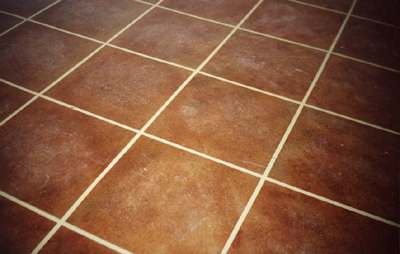
#> input picture data/rectification/img6.jpg, 400 x 254 px
$ python demo.py
#> lines starting #> are read from the running program, lines starting #| are printed output that depends on the picture; after the words box and inside, x2 and y2 are one past the last pixel; in counts of white or black regions, pixels touching at a corner belong together
### 06_image_rectification/rectify.py
"""Homography estimation (normalised DLT) and plane rectification."""
import cv2
import numpy as np


def _norm(pts):
    c = pts.mean(0)
    s = np.sqrt(2) / np.mean(np.linalg.norm(pts - c, axis=1))
    T = np.array([[s, 0, -s * c[0]], [0, s, -s * c[1]], [0, 0, 1]])
    return (T @ np.hstack([pts, np.ones((len(pts), 1))]).T).T, T


def homography(src, dst):
    """H such that dst ~ H src, from >= 4 point pairs."""
    (a, Ta), (b, Tb) = _norm(np.asarray(src, float)), _norm(np.asarray(dst, float))
    rows = []
    for (x, y, _), (u, v, _) in zip(a, b):
        rows.append([-x, -y, -1, 0, 0, 0, u * x, u * y, u])
        rows.append([0, 0, 0, -x, -y, -1, v * x, v * y, v])
    H = np.linalg.svd(np.array(rows))[2][-1].reshape(3, 3)
    H = np.linalg.inv(Tb) @ H @ Ta
    return H / H[2, 2]


def apply_h(H, pts):
    p = (H @ np.hstack([pts, np.ones((len(pts), 1))]).T).T
    return p[:, :2] / p[:, 2:3]


def rectify(img, quad, tile_px=140, out_size=None):
    """Map the image quadrilateral `quad` (TL, TR, BR, BL) onto an axis-aligned square and warp the whole image."""
    square = np.array([[0, 0], [tile_px, 0], [tile_px, tile_px], [0, tile_px]], float)
    H = homography(quad, square)
    h, w = img.shape[:2]
    corners = apply_h(H, np.array([[0, 0], [w, 0], [w, h], [0, h]], float))
    mn, mx = corners.min(0), corners.max(0)
    scale = 1.0
    if out_size:
        scale = out_size / max(mx - mn)
    T = np.array([[scale, 0, -mn[0] * scale], [0, scale, -mn[1] * scale], [0, 0, 1]])
    size = tuple(np.ceil((mx - mn) * scale).astype(int))
    return cv2.warpPerspective(img, T @ H, size), T @ H

### 06_image_rectification/demo.py
"""Rectify a perspective-distorted tiled floor and measure how homography error grows with click noise."""
import json
from pathlib import Path

import cv2
import matplotlib
import numpy as np

matplotlib.use("Agg")
import matplotlib.pyplot as plt

from rectify import apply_h, homography, rectify

HERE = Path(__file__).parent
DATA = HERE.parent / "data"
OUT = HERE / "results"
OUT.mkdir(exist_ok=True)
rgb = lambda im: cv2.cvtColor(im, cv2.COLOR_BGR2RGB)
rng = np.random.default_rng(0)

# 1. real image: four grout intersections around one tile (clicked by hand), assumed to be a square
img = cv2.imread(str(DATA / "rectification" / "img6.jpg"))
#> img is the input picture: shape (254, 400, 3); mean B, G, R 59.5, 85.1, 129.4
quad = np.array([[102, 44], [194, 73], [142, 131], [38, 94]], float)
rect, H = rectify(img, quad, tile_px=140, out_size=700)
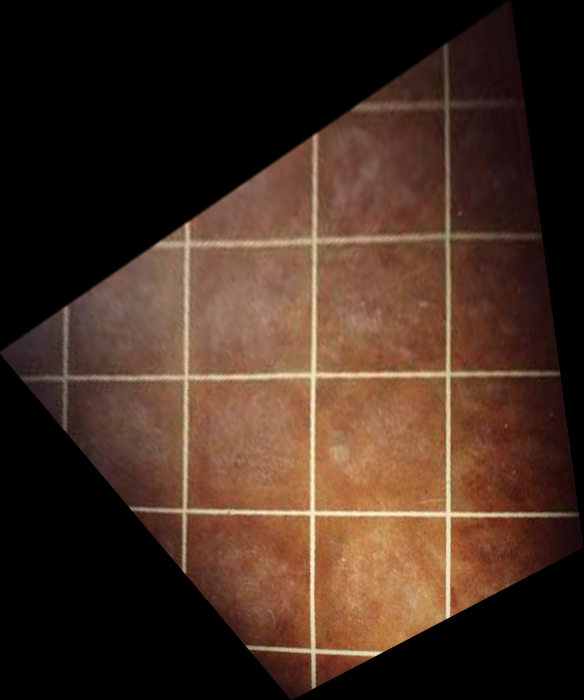
#> rect: shape (700, 584, 3); mean B, G, R 33.2, 45.3, 67.5
#> H = [[1.09, 2.05, 0], [-0.882, 3.54, 352.9], [-0.000366, 0.0031, 1]]
marked = img.copy()
cv2.polylines(marked, [quad.astype(np.int32)], True, (0, 255, 255), 2)
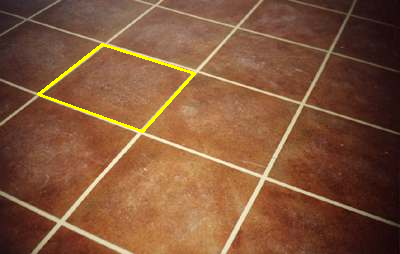
#> marked: shape (254, 400, 3); 1.06% of pixels changed, all inside (x1, y1, x2, y2) = (37, 43, 196, 133)
fig, ax = plt.subplots(1, 2, figsize=(14, 5))
ax[0].imshow(rgb(marked)); ax[0].set_title("input: perspective view, one tile marked")
ax[1].imshow(rgb(rect)); ax[1].set_title("rectified: tiles become squares")
for a in ax: a.axis("off")
plt.tight_layout(); plt.savefig(OUT / "tile_rectification.png", dpi=110); plt.close()

# 2. quantitative test on synthetic ground truth: warp a checkerboard, re-estimate H from noisy clicks
board = cv2.imread(str(DATA / "images" / "Img1.jpg"))
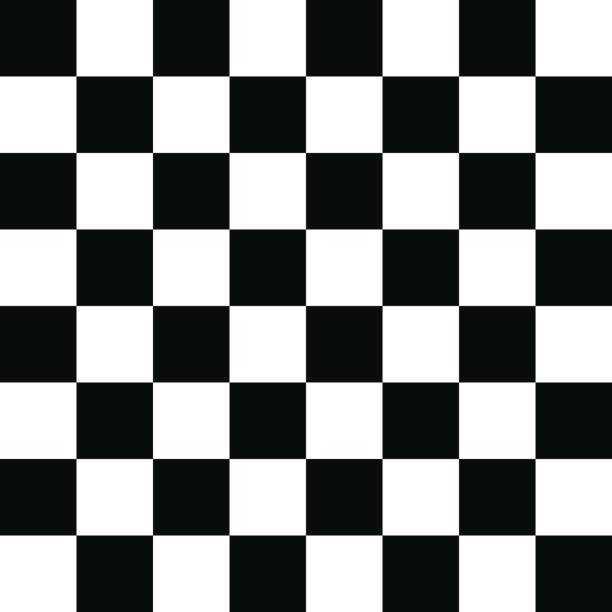
#> input picture data/images/Img1.jpg, 612 x 612 px
#> board is the input picture: shape (612, 612, 3); mean B, G, R 133.7, 133.3, 131.5
board = cv2.resize(board, (480, 480))
#> board: shape (480, 480, 3)
true_src = np.array([[0, 0], [480, 0], [480, 480], [0, 480]], float)
true_dst = np.array([[120, 60], [430, 20], [470, 420], [40, 380]], float)
Ht = homography(true_src, true_dst)
grid = np.array([[x, y] for x in np.linspace(40, 440, 9) for y in np.linspace(40, 440, 9)], float)
gt = apply_h(Ht, grid)
res = {}
for noise in [0, 0.5, 1, 2, 4, 8]:
    errs = []
    for _ in range(200):
        Hn = homography(true_src, true_dst + rng.normal(0, noise, (4, 2)))
        errs.append(np.linalg.norm(apply_h(Hn, grid) - gt, axis=1).mean())
    res[str(noise)] = round(float(np.mean(errs)), 3)
plt.figure(figsize=(6.2, 3.8))
plt.plot([float(k) for k in res], list(res.values()), "o-", color="#3b6ea5")
plt.xlabel("click noise (px std on the 4 corners)"); plt.ylabel("mean grid error after warp (px)")
plt.title("Homography sensitivity to point-picking error"); plt.grid(alpha=.3); plt.tight_layout()
plt.savefig(OUT / "homography_noise_sensitivity.png", dpi=110); plt.close()
#> after `plt.savefig(OUT / 'homography_noise_sensitivity.png', dpi=110)`:
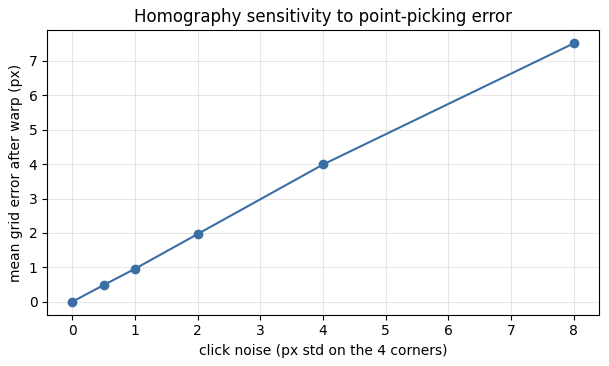
#> figure drawn by matplotlib, 1 panel

# 3. synthetic round trip picture
warped = cv2.warpPerspective(board, Ht, (520, 460))
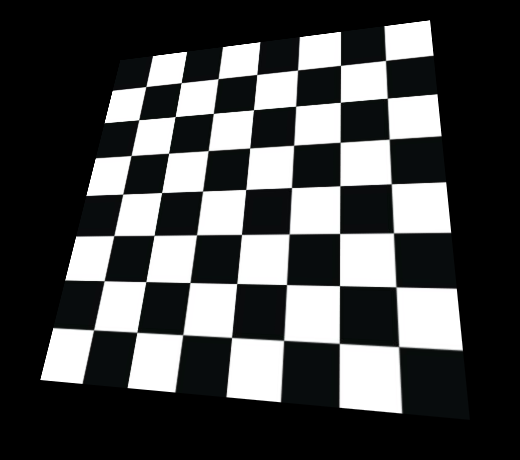
#> warped: shape (460, 520, 3); mean B, G, R 74, 73.8, 72.8
back, _ = rectify(warped, apply_h(Ht, np.array([[0, 0], [480, 0], [480, 480], [0, 480]], float)), tile_px=480)
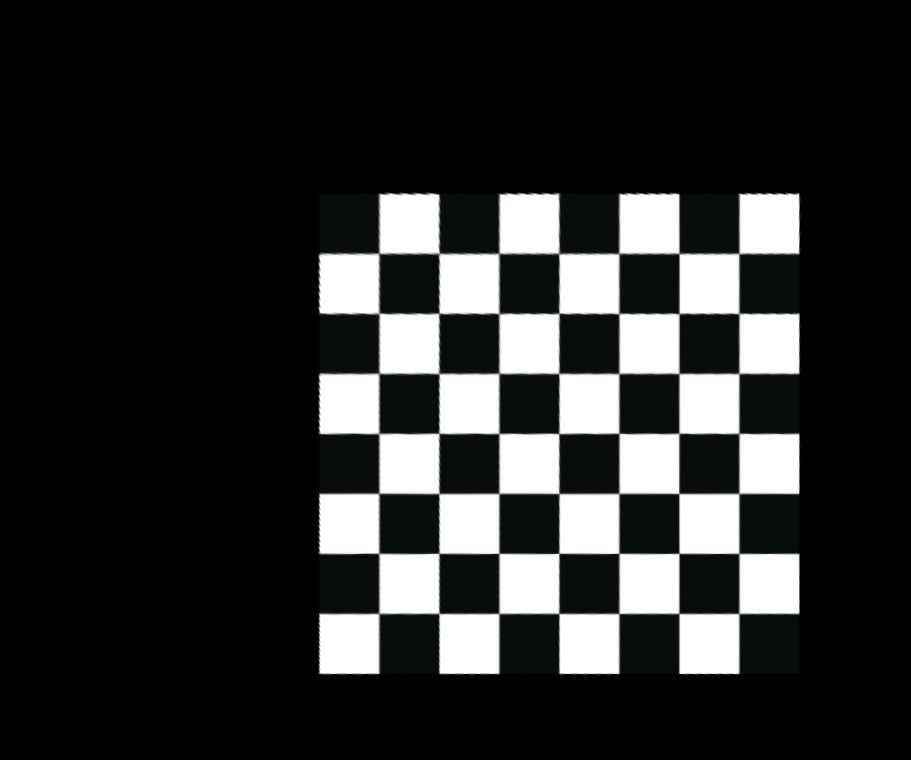
#> back: shape (760, 911, 3); mean B, G, R 44.5, 44.4, 43.8
fig, ax = plt.subplots(1, 3, figsize=(13, 4.2))
for a, im, t in zip(ax, [board, warped, back], ["ground truth plane", "synthetic perspective view", "recovered by homography"]):
    a.imshow(rgb(im)); a.set_title(t); a.axis("off")
#> this loop made 3 passes
#> t on passes 1 to 3: 'ground truth plane', 'synthetic perspective view', 'recovered by homography'
plt.tight_layout(); plt.savefig(OUT / "synthetic_roundtrip.png", dpi=110); plt.close()
#> after `plt.tight_layout()`:
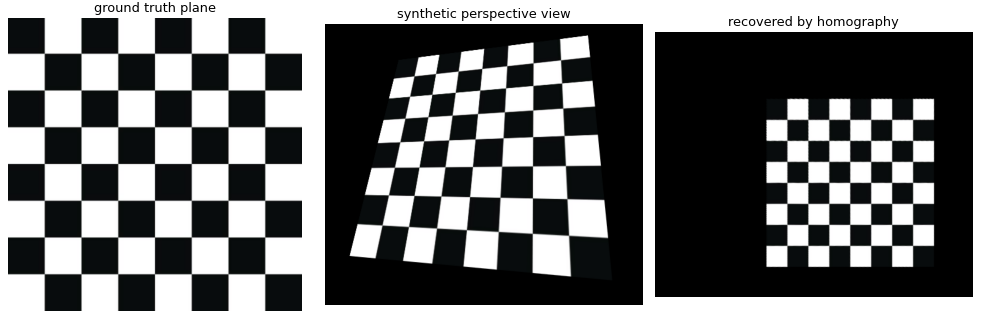
#> figure drawn by matplotlib, 3 panels

metrics = {"synthetic_mean_grid_error_px_vs_click_noise": res,
           "tile_homography": np.round(H, 4).tolist()}
(OUT / "metrics.json").write_text(json.dumps(metrics, indent=2))
print(json.dumps(metrics["synthetic_mean_grid_error_px_vs_click_noise"]))
#| {"0": 0.0, "0.5": 0.485, "1": 0.958, "2": 1.969, "4": 3.989, "8": 7.511}
